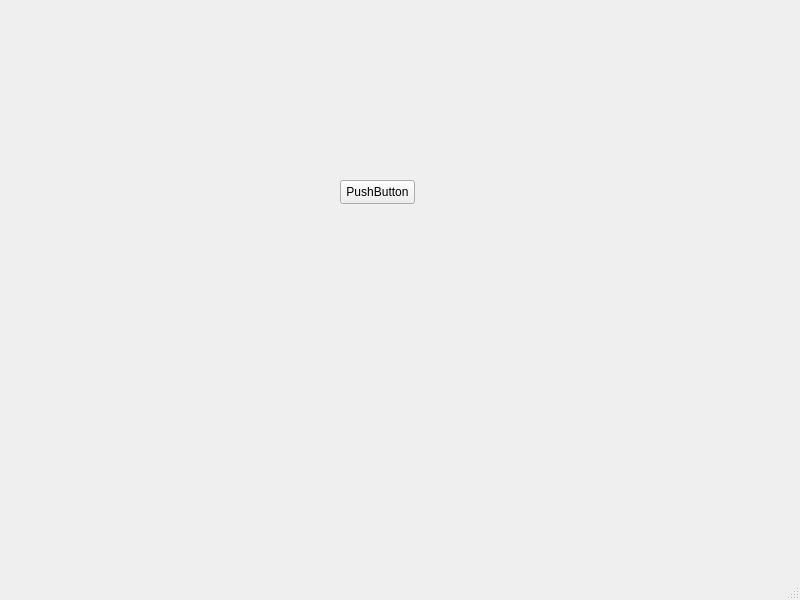
<?xml version="1.0" encoding="UTF-8"?>
<ui version="4.0">
 <class>MainWindow</class>
 <widget class="QMainWindow" name="MainWindow">
  <property name="geometry">
   <rect>
    <x>0</x>
    <y>0</y>
    <width>800</width>
    <height>600</height>
   </rect>
  </property>
  <property name="windowTitle">
   <string>MainWindow</string>
  </property>
  <widget class="QWidget" name="centralwidget">
   <widget class="QPushButton" name="pushButton">
    <property name="geometry">
     <rect>
      <x>340</x>
      <y>180</y>
      <width>75</width>
      <height>24</height>
     </rect>
    </property>
    <property name="text">
     <string>PushButton</string>
    </property>
   </widget>
  </widget>
  <widget class="QMenuBar" name="menubar">
   <property name="geometry">
    <rect>
     <x>0</x>
     <y>0</y>
     <width>800</width>
     <height>22</height>
    </rect>
   </property>
  </widget>
  <widget class="QStatusBar" name="statusbar"/>
 </widget>
 <resources/>
 <connections/>
</ui>
